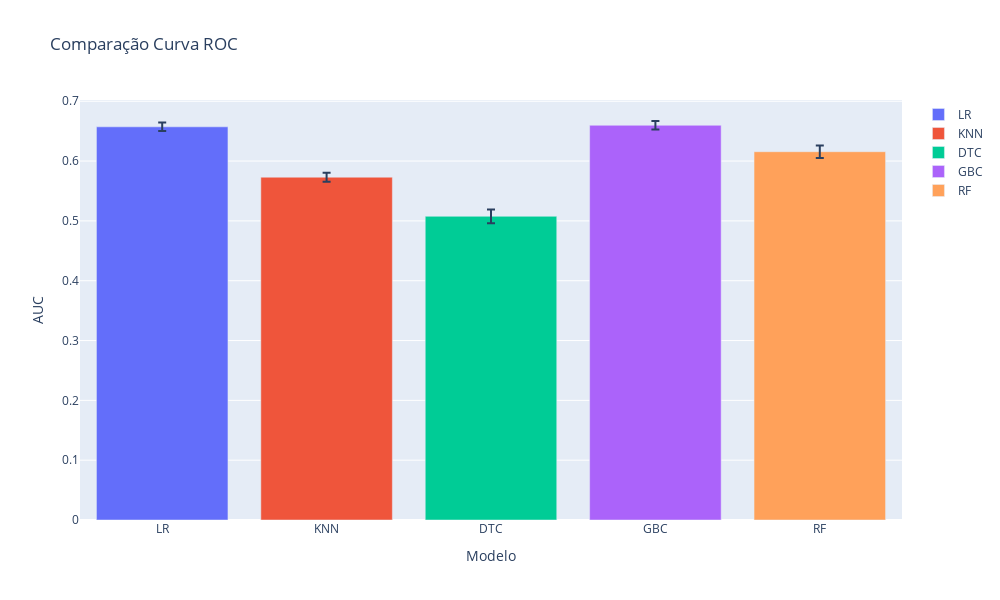

Notebook code for this chart:
### Code cell
# Plotar os resultados
fig = go.Figure()

for name, result in results.items():
    fig.add_trace(go.Bar(
        x=[name],
        y=[mean(result)],
        error_y=dict(type='data', array=[2.0*stdev(result)/np.sqrt(len(result))]),
        name=name
    ))

fig.update_layout(
    title='Comparação Curva ROC',
    xaxis_title='Modelo',
    yaxis_title='AUC',
    width=1000,
    height=600,
)

fig.show()

### Figure 1 — Plotly figure (JSON) as saved in the notebook; plotly's stock layout.template omitted (floating-point values rounded to 4 significant figures)
{"data": [{"error_y": {"array": [0.007052], "type": "data"}, "name": "LR", "type": "bar", "x": ["LR"], "y": [0.6573]}, {"error_y": {"array": [0.007521], "type": "data"}, "name": "KNN", "type": "bar", "x": ["KNN"], "y": [0.573]}, {"error_y": {"array": [0.01149], "type": "data"}, "name": "DTC", "type": "bar", "x": ["DTC"], "y": [0.5077]}, {"error_y": {"array": [0.007146], "type": "data"}, "name": "GBC", "type": "bar", "x": ["GBC"], "y": [0.6598]}, {"error_y": {"array": [0.01031], "type": "data"}, "name": "RF", "type": "bar", "x": ["RF"], "y": [0.6156]}], "layout": {"height": 600, "title": {"text": "Comparação Curva ROC"}, "width": 1000, "xaxis": {"title": {"text": "Modelo"}}, "yaxis": {"title": {"text": "AUC"}}}}
